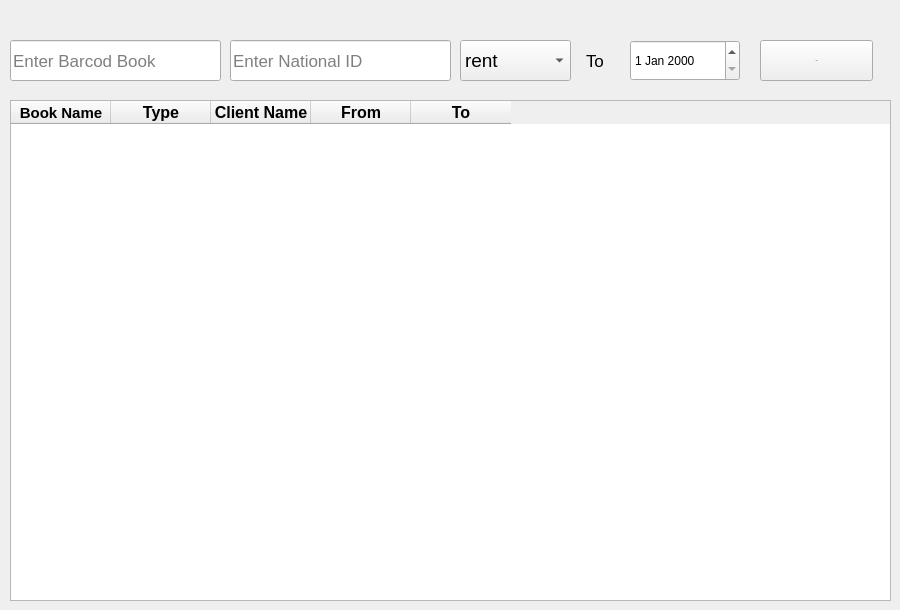
    <widget class="QWidget" name="tab_11">
     <attribute name="title">
      <string>Tab 1</string>
     </attribute>
     <widget class="QLineEdit" name="lineEdit_8">
      <property name="geometry">
       <rect>
        <x>10</x>
        <y>40</y>
        <width>211</width>
        <height>41</height>
       </rect>
      </property>
      <property name="font">
       <font>
        <family>Segoe UI</family>
        <pointsize>13</pointsize>
       </font>
      </property>
      <property name="text">
       <string/>
      </property>
      <property name="placeholderText">
       <string>Enter Barcod Book</string>
      </property>
     </widget>
     <widget class="QComboBox" name="comboBox_11">
      <property name="geometry">
       <rect>
        <x>460</x>
        <y>40</y>
        <width>111</width>
        <height>41</height>
       </rect>
      </property>
      <property name="font">
       <font>
        <family>Segoe UI</family>
        <pointsize>14</pointsize>
       </font>
      </property>
      <item>
       <property name="text">
        <string>rent</string>
       </property>
      </item>
      <item>
       <property name="text">
        <string>Retrieve</string>
       </property>
      </item>
     </widget>
     <widget class="QPushButton" name="pushButton_9">
      <property name="geometry">
       <rect>
        <x>760</x>
        <y>40</y>
        <width>113</width>
        <height>41</height>
       </rect>
      </property>
      <property name="font">
       <font>
        <family>Segoe UI</family>
        <pointsize>-1</pointsize>
        <weight>50</weight>
        <bold>false</bold>
       </font>
      </property>
      <property name="text">
       <string>Add</string>
      </property>
     </widget>
     <widget class="QLineEdit" name="lineEdit_29">
      <property name="geometry">
       <rect>
        <x>230</x>
        <y>40</y>
        <width>221</width>
        <height>41</height>
       </rect>
      </property>
      <property name="font">
       <font>
        <family>Segoe UI</family>
        <pointsize>13</pointsize>
       </font>
      </property>
      <property name="placeholderText">
       <string>Enter National ID</string>
      </property>
     </widget>
     <widget class="QDateEdit" name="dateEdit_4">
      <property name="geometry">
       <rect>
        <x>630</x>
        <y>40</y>
        <width>110</width>
        <height>41</height>
       </rect>
      </property>
     </widget>
     <widget class="QLabel" name="label_55">
      <property name="geometry">
       <rect>
        <x>586</x>
        <y>40</y>
        <width>31</width>
        <height>41</height>
       </rect>
      </property>
      <property name="font">
       <font>
        <pointsize>13</pointsize>
       </font>
      </property>
      <property name="text">
       <string>To</string>
      </property>
     </widget>
     <widget class="QTableWidget" name="tableWidget_4">
      <property name="geometry">
       <rect>
        <x>10</x>
        <y>100</y>
        <width>881</width>
        <height>501</height>
       </rect>
      </property>
      <property name="font">
       <font>
        <family>Segoe UI</family>
        <pointsize>12</pointsize>
        <weight>75</weight>
        <bold>true</bold>
       </font>
      </property>
      <column>
       <property name="text">
        <string>Book Name</string>
       </property>
       <property name="font">
        <font>
         <family>Segoe UI</family>
         <pointsize>11</pointsize>
         <weight>75</weight>
         <bold>true</bold>
        </font>
       </property>
      </column>
      <column>
       <property name="text">
        <string>Type</string>
       </property>
       <property name="font">
        <font>
         <pointsize>12</pointsize>
         <weight>75</weight>
         <bold>true</bold>
        </font>
       </property>
      </column>
      <column>
       <property name="text">
        <string>Client Name</string>
       </property>
       <property name="font">
        <font>
         <pointsize>12</pointsize>
         <weight>75</weight>
         <bold>true</bold>
        </font>
       </property>
      </column>
      <column>
       <property name="text">
        <string>From</string>
       </property>
       <property name="font">
        <font>
         <pointsize>12</pointsize>
         <weight>75</weight>
         <bold>true</bold>
        </font>
       </property>
      </column>
      <column>
       <property name="text">
        <string>To</string>
       </property>
       <property name="font">
        <font>
         <pointsize>12</pointsize>
         <weight>75</weight>
         <bold>true</bold>
        </font>
       </property>
      </column>
     </widget>
    </widget>
